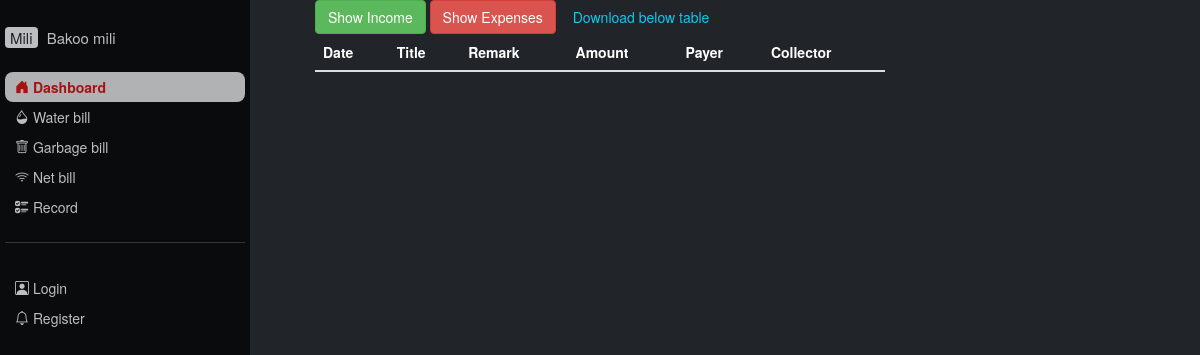
The page /data/ on the database as committed earlier.
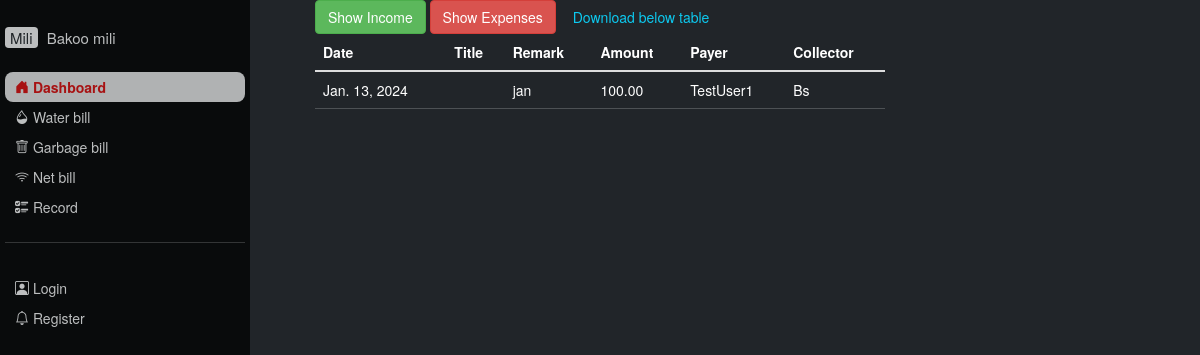
The same page on the database as committed later.
### bako_mili/models.py (models this page shows, shortened)
class Revenue(models.Model):
    payer = models.ForeignKey(User, on_delete=models.DO_NOTHING)
    amount = models.DecimalField(max_digits=10, decimal_places=2)
    service = models.ForeignKey(Service, on_delete=models.DO_NOTHING, related_name='service')
    transaction_date = models.DateField(default=timezone.now())
    remark = models.CharField(max_length=50)
    collector = models.CharField(max_length=50,default="Bs")

### bako_mili/views.py (the view)
# urls.py: path('data/',  views.data, name='data'),
def data(request):
    incomes = Revenue.objects.all().order_by('transaction_date')
    expenses = expense.objects.all().order_by('transaction_date')
    context = {
        'incomes': incomes,
        'expenses': expenses,
    }
    return render(request, 'bako_mili/data.html', context)

### bako_mili/templates/bako_mili/data.html (shortened to what this page needs)
{% extends 'bako_mili/base.html' %}
{% block content %}
<div class="container-fluid Downloaddata">
    <div class="row justify-content-center">
        <div class="col-md-8 col-lg-6 mb-3">
            <button onclick="showIncome()" class="btn btn-success">Show Income</button>
            <button onclick="showExpenses()" class="btn btn-danger">Show Expenses</button>
            <button onclick="downloadTable()" class="btn btn-outline-info">Download below table</button>
            <div class="table-responsive">
                <table id="dataTable" class="table table-hover table-dark">
                    <thead>
                        <tr>
                            <th scope="col">Date</th>
                            <th scope="col">Title</th>
                            <th scope="col">Remark</th>
                            <th scope="col">Amount</th>
                            <th scope="col">Payer</th>
                            <th scope="col">Collector</th>
                        </tr>
                    </thead>
                    <tbody>
                        {% for income in incomes %}
                            <tr class="income-row">
                                <td scope="row">{{ income.transaction_date }}</td>
                                <td>{{ income.title }}</td>
                                <td>{{ income.remark }}</td>
                                <td>{{ income.amount }}</td>
                                <td>{{ income.payer }}</td>
                                <td>{{ income.collector }}</td>
                            </tr>
                        {% endfor %}
                    </tbody>
                </table>
            </div>
        </div>
    </div>
</div>
{% endblock %}

Rows that differ between the two databases and show on the page:
added Revenue: transaction_date "Jan. 13, 2024", remark "jan", amount "100.00", payer "TestUser1", collector "Bs"
